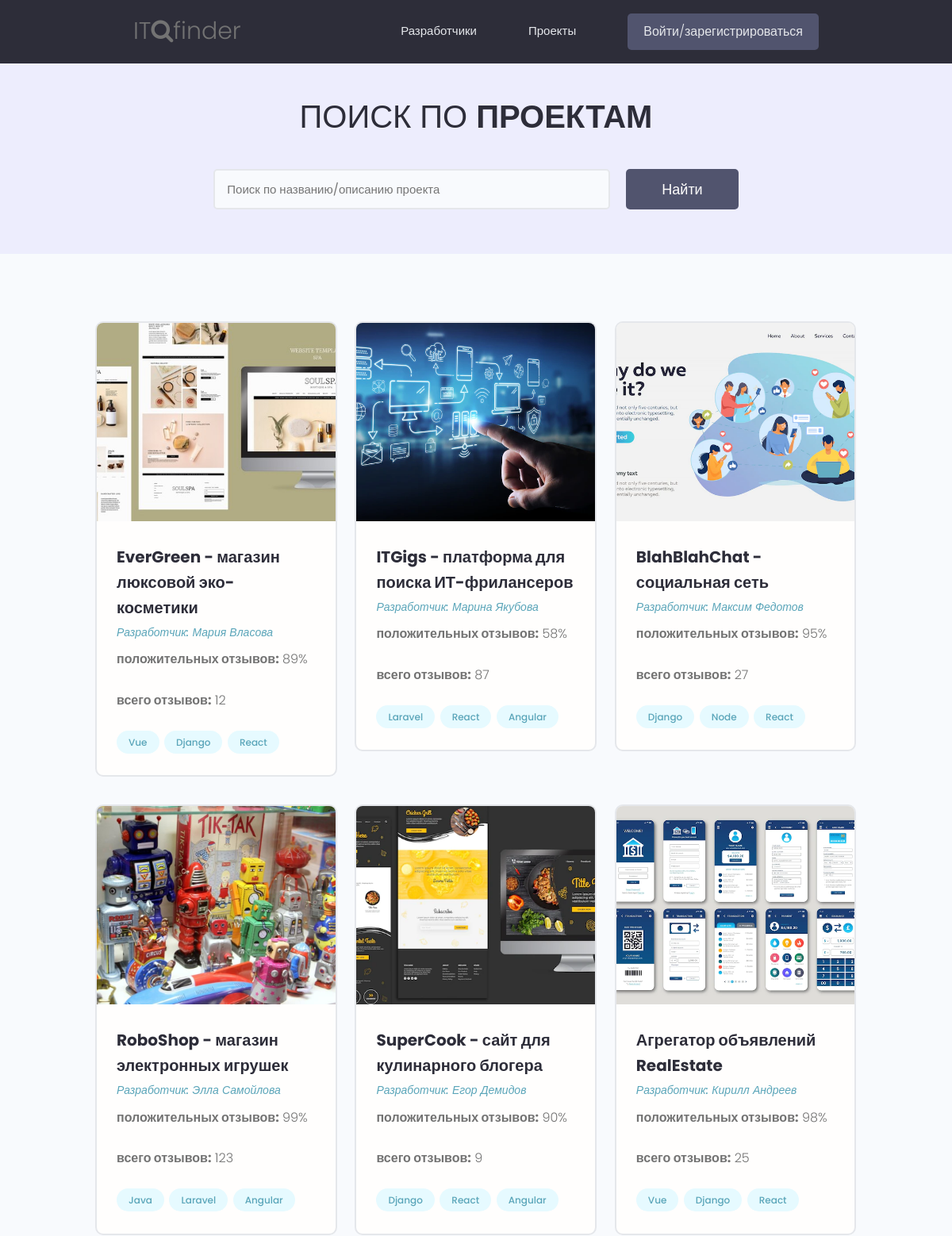
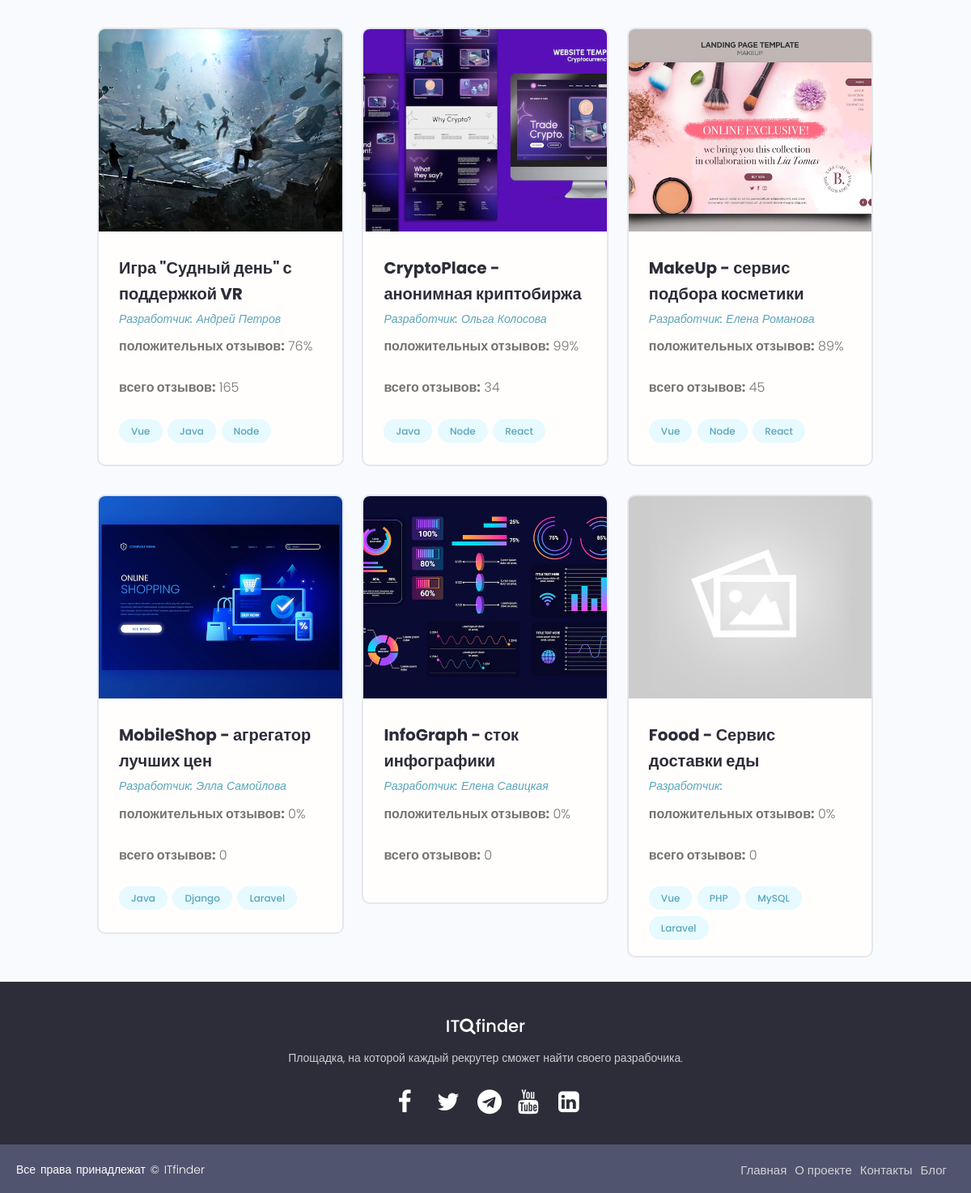
/projects/, run on the app's committed database (2 pictures, top to bottom).
### projects/models.py (models this page shows, shortened)
class Project(models.Model):
    owner = models.ForeignKey(
        Profile, null=True, blank=True, on_delete=models.CASCADE)
    title = models.CharField(max_length=100)
    slug = models.SlugField()
    image = models.ImageField(null=True, blank=True, default="project_images/default.jpg", upload_to='project_images')
    description = models.TextField(null=True, blank=True)
    tags = models.ManyToManyField(Tag, blank=True)
    total_votes = models.IntegerField(default=0, null=True, blank=True)
    votes_ratio = models.IntegerField(default=0, null=True, blank=True)
    source_link = models.CharField(max_length=500, null=True, blank=True)
    created = models.DateTimeField(auto_now_add=True)
    id = models.UUIDField(default=uuid.uuid4, unique=True, primary_key=True, editable=False)

class Tag(models.Model):
    name = models.CharField(max_length=100)
    slug = models.SlugField()
    created = models.DateTimeField(auto_now_add=True)
    id = models.UUIDField(default=uuid.uuid4, unique=True, primary_key=True, editable=False)
    def __str__(self):
        return self.name

### users/models.py (models this page shows)
class Profile(models.Model):
    user = models.OneToOneField(
        User, on_delete=models.CASCADE, null=True, blank=True)
    name = models.CharField(max_length=50, blank=True, null=True)
    email = models.EmailField(max_length=50, blank=True, null=True)
    username = models.CharField(max_length=50, blank=True, null=True)
    city = models.CharField(max_length=50, blank=True, null=True)
    intro = models.CharField(max_length=200, blank=True, null=True)
    bio = models.TextField(blank=True, null=True)
    image = models.ImageField(
        null=True, blank=True, upload_to='profile_images', default="profile_images/default.jpg")
    skills = models.ManyToManyField(Skill, blank=True)
    github = models.CharField(max_length=100, blank=True, null=True)
    created = models.DateTimeField(auto_now_add=True)
    id = models.UUIDField(default=uuid.uuid4, unique=True,
                          primary_key=True, editable=False)
    def __str__(self):
        return str(self.username)
    class Meta:
        ordering = ['created']

### projects/views.py (the view)
# urls.py: path('projects/', include('projects.urls')),
def projects(request):
	projects = Project.objects.all()
	context = {'projects': projects}
	return render(request, 'projects/projects.html', context)

### projects/templates/projects/projects.html (shortened to what this page needs)
{% extends 'base.html' %}
{% block content %}
<main class="projects">
    <section class="hero-section text-center">
        <div class="container container--narrow">
            <div class="hero-section__box">
                <h2>Поиск по <span>проектам</span></h2>
            </div>
            <div class="hero-section__search">
                <form id='searchForm' class="form" action="{% url 'projects' %}" method="get">
                    <div class="form__field">
                        <input class="input input--text" id="formInput#search" type="text" name="search_query"
                            placeholder="Поиск по названию/описанию проекта" value="{{ search_query }}" />
                    </div>
                    <input class="btn btn--sub btn--lg" type="submit" value="Найти" />
                </form>
            </div>
        </div>
    </section>
    <section class="projectsList">
        <div class="container">
            <div class="grid grid--three">
                {% for project in projects %}
                <div class="column">
                    <div class="card project">
                        <a href="{% url 'project' project.slug %}" class="project">
                            <img class="project__thumbnail" src="{{ project.image.url }}" alt="скриншот проекта" />
                            <div class="card__body">
                                <h3 class="project__title">{{ project.title }}</h3>
                                <p><a class="project__author" href="{% url 'user-profile' project.owner %}">Разработчик:
                                        {{ project.owner.name }}</a>
                                </p>
                                <p class="project--rating">
                                    <span style="font-weight: bold;">положительных отзывов:</span>  {{ project.votes_ratio }}%
                                </p>
                                 <p class="project--rating">
                                    <span style="font-weight: bold;">всего отзывов:</span> {{ project.total_votes }}
                                </p>
                                <div class="project__tags">
                                    {% for tag in project.tags.all %}
                                    <a href="{% url 'tag' tag.slug %}" class="tag tag--pill tag--main">{{tag}}</a>
                                    {% endfor %}
                                </div>
                            </div>
                        </a>
                    </div>
                </div>
                {% endfor %}
            </div>
        </div>
    </section>
</main>
{% endblock %}

### templates/base.html (shortened to what this page needs)
<!DOCTYPE html>
{% load static %}
<html>
<head>
    <link rel="stylesheet" href="https://cdn.iconmonstr.com/1.3.0/css/iconmonstr-iconic-font.min.css" />
    <link rel="stylesheet" href="{% static 'uikit/styles/uikit.css' %}" />
    <link rel="stylesheet" href="https://stackpath.bootstrapcdn.com/font-awesome/4.7.0/css/font-awesome.min.css">
   <link rel="stylesheet" href="{% static 'styles/main.css' %}" />
</head>
<body>
    {% include 'navbar.html' %}
    {% block content %}
    {% endblock content %}
    <div>
    <footer class="site-footer">
        <div class="footer-content">
            <h3>IT<i class="fa fa-search"></i>finder</h3>
            <p>Площадка, на которой каждый рекрутер сможет найти своего разрабочика.</p>
            <ul class="socials">
                <li><a href="#"><i class="fa fa-facebook"></i></a></li>
                <li><a href="#"><i class="fa fa-twitter"></i></a></li>
                <li><a href="#"><i class="fa fa-telegram"></i></a></li>
                <li><a href="#"><i class="fa fa-youtube"></i></a></li>
                <li><a href="#"><i class="fa fa-linkedin-square"></i></a></li>
            </ul>
        </div>
        <div class="footer-bottom">
            <p>Все права принадлежат &copy; ITfinder</p>
                    <div class="footer-menu">
                      <ul class="f-menu">
                        <li><a href="">Главная</a></li>
                        <li><a href="">О проекте</a></li>
                        <li><a href="">Контакты</a></li>
                        <li><a href="">Блог</a></li>
                      </ul>
                    </div>
        </div>
    </footer>
</body>
</html>

### templates/navbar.html (shortened to what this page needs)
{% load static %}
<header class="header">
    <div class="container container--narrow">
        <a href="{% url 'profiles' %}"><span class="header__logo">IT<i class="fa fa-search"></i>finder</span></a>
        <nav class="header__nav">
            <ul class="header__menu">
                <li class="header__menuItem"><a href="{% url 'profiles' %}">Разработчики</a></li>
                <li class="header__menuItem"><a href="{% url 'projects' %}">Проекты</a></li>
                {% if request.user.is_authenticated %}
                <li class="header__menuItem"><a href="#">Сообщения</a></li>
                <li class="header__menuItem"><a href="{% url 'account' %}">Мой аккаунт</a></li>
                <li class="header__menuItem"><a href="{% url 'logout' %}" class="btn btn--sub">Выйти</a></li>
                {% else %}
                <li class="header__menuItem"><a href="{% url 'login' %}" class="btn btn--sub">Войти/зарегистрироваться</a></li>
                {% endif %}
            </ul>
        </nav>
    </div>
</header>

### static/styles/main.css (style rules this page uses)
* { margin: 0; padding: 0; box-sizing: border-box; }
.site-footer { bottom: 0; left: 0; right: 0; background: #2d2d39; height: auto; width: 100vw; padding-top: 40px; color: #fff; }
.footer-content { display: flex; align-items: center; justify-content: center; flex-direction: column; text-align: center; }
.footer-content h3 { font-size: 2.1rem; font-weight: 500; line-height: 3rem; }
.footer-content p { max-width: 500px; margin: 10px auto; line-height: 28px; font-size: 14px; color: #cacdd2; }
.socials { list-style: none; display: flex; align-items: center; justify-content: center; margin: 1rem 0 3rem 0; }
.socials li { margin: 0 10px; }
.socials a { text-decoration: none; color: #fff; padding: 5px; }
.socials a i { font-size: 3rem; width: 20px; transition: color .4s ease; }
.footer-bottom { background-color: var(--color-sub-light); width: 100vw; padding: 20px; padding-bottom: 40px; text-align: center; }
.footer-bottom p { color:#fff; float: left; font-size: 14px; word-spacing: 2px; }
.footer-menu { float: right; }
.footer-menu ul { display: flex; }
.footer-menu ul li { padding-right: 10px; display: block; }
.footer-menu ul li a { color: #cfd2d6; text-decoration: none; }
:root { --color-sub: #2d2d39; }
.btn--sub { background-color: var(--color-sub-light); }
.card { border: 2px solid var(--color-light); }
img { width: 100%; }
.header { position: sticky; z-index: 111; background-color: var(--color-sub); padding: 1.5rem 0; }
.header > .container { display: flex; justify-content: space-between; align-items: center; }
.header__logo { font-size: 3rem; font-weight: 300; }
.header__nav > ul { display: inline-flex; align-items: center; list-style: none; gap: 6.5rem; }
.header__menuItem > a { color: var(--color-light); font-weight: 300; }
.hero-section { height: 40vh; display: flex; align-items: center; background-color: var(--color-sub); }
.hero-section__box { margin-bottom: 4rem; }
.hero-section__box > h2, .hero-section__box > h2 > span { font-size: 4rem; color: var(--color-light); line-height: 1.3; text-transform: uppercase; }
.hero-section__box > h2 { font-weight: 300; }
.hero-section__box > h2 > span { font-weight: 700; }
.hero-section__search > .form { display: flex; align-items: center; justify-content: center; gap: 2rem; }
.hero-section__search > .form input.input--text { width: 50rem; }
.project__author { font-size: 1.4rem; font-style: italic; }
.project--rating { margin-bottom: 1.6em; margin-top: .5em; }
.projects > .hero-section { background: var(--color-sub-lighter); height: 30vh; }
.projects .hero-section__box { margin-bottom: 2.5rem; }
.projects .hero-section__box > h2 { color: var(--color-sub); }
.projects .hero-section__box > h2 > span { font-weight: 700; color: var(--color-sub); }
.projectsList { margin-top: 8rem; }
.project__thumbnail { height: 25rem; object-fit: cover; object-position: top center; }
.project__title { font-size: 2rem; font-weight: 700; color: var(--color-sub); }

### static/uikit/styles/modules/_variables.css (style rules this page uses)
:root { --color-main: #5aa5b9; --color-main-light: #e6faff; --color-sub: #3f4156; --color-sub-light: #51546e; --color-sub-lighter: #ededfd; --color-text: #737373; --color-gray: #8b8b8b; --color-light: #e5e7eb; --color-light-gray: #767676; --color-bg: #f8fafd; --color-white: #fffefd; --color-white-light: #f3f3f3; --color-success: #359e64; --color-success-bg: #def8e8; --color-error: #fc4b0b; --color-error-bg: #fff2ee; --font-base: 'Poppins', arial, helvetica, 'Segoe UI', roboto, ubuntu, sans-serif; --font-monospace: 'Fira Code', 'Courier New', courier, monospace; --font-regular: 300; --font-medium: 500; --font-bold: 700; --generic-shadow: 1px 1px 5px #00000010; --generic-transition: all 0.3s ease-in-out; }

### static/uikit/styles/modules/_base.css (style rules this page uses)
* { margin: 0; padding: 0; box-sizing: border-box; text-rendering: optimizeLegibility; color: inherit; font-size: inherit; }
html { font-size: 50%; }
@media only screen and (min-width: 480px) { html { font-size: 56.25%; } }
@media only screen and (min-width: 1200px) { html { font-size: 62.5%; } }
body { line-height: 1.6; font-weight: 400; font-size: 1.5rem; color: var(--color-text); background-color: var(--color-bg); min-height: 100vh; }

### static/uikit/styles/modules/_typography.css (style rules this page uses)
* { font-family: var(--font-base); }
h2 { font-size: 3.6rem; font-weight: var(--font-bold); }
h3 { font-size: 3.2rem; font-weight: var(--font-medium); }
p, span, strong { font-size: 1.6rem; color: var(--color-text); font-weight: var(--font-regular); }
a { padding-bottom: 2px; text-decoration: none; display: inline-block; color: var(--color-main); font-weight: var(--font-medium); }

### data on the page
Project: image (picture), title "EverGreen - магазин люксовой эко-косметики", owner.name "Мария Власова", votes_ratio "89", total_votes "12"
Tag: name "Vue"
Tag: name "Django"
Tag: name "React"
Project: image (picture), title "ITGigs - платформа для поиска ИТ-фрилансеров", owner.name "Марина Якубова", votes_ratio "58", total_votes "87"
Tag: name "Laravel"
Tag: name "Angular"
Project: image (picture), title "BlahBlahChat - социальная сеть", owner.name "Максим Федотов", votes_ratio "95", total_votes "27"
Tag: name "Node"
Project: image (picture), title "RoboShop - магазин электронных игрушек", owner.name "Элла Самойлова", votes_ratio "99", total_votes "123"
Tag: name "Java"
Project: image (picture), title "SuperCook - сайт для кулинарного блогера", owner.name "Егор Демидов", votes_ratio "90", total_votes "9"
Project: image (picture), title "Агрегатор объявлений RealEstate", owner.name "Кирилл Андреев", votes_ratio "98", total_votes "25"
Project: image (picture), title "Игра \"Судный день\" с поддержкой VR", owner.name "Андрей Петров", votes_ratio "76", total_votes "165"
Project: image (picture), title "CryptoPlace - анонимная криптобиржа", owner.name "Ольга Колосова", votes_ratio "99", total_votes "34"
Project: image (picture), title "MakeUp - сервис подбора косметики", owner.name "Елена Романова", votes_ratio "89", total_votes "45"
Project: image (picture), title "MobileShop - агрегатор лучших цен", owner.name "Элла Самойлова", votes_ratio "0", total_votes "0"
Project: image (picture), title "InfoGraph - сток инфографики", owner.name "Елена Савицкая", votes_ratio "0", total_votes "0"
Project: image (placeholder picture), title "Foood - Сервис доставки еды", votes_ratio "0", total_votes "0"
Tag: name "PHP"
Tag: name "MySQL"
